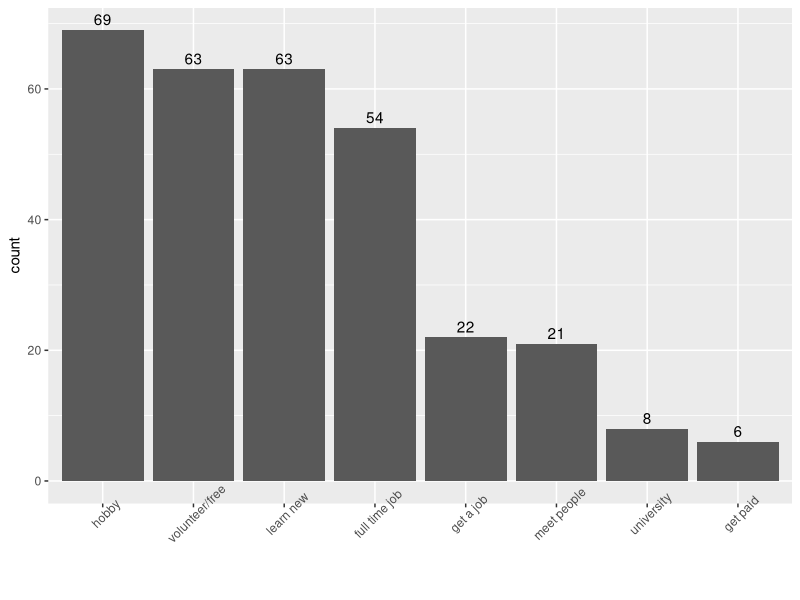

Source code (R):
## ---- chunk 1
# Packages required
if(!require("dplyr")) install.packages("dplyr")
if(!require("knitr")) install.packages("knitr")
if(!require("reshape")) install.packages("reshape")
if(!require("ggplot2")) install.packages("ggplot2")
if(!require("forcats")) install.packages("forcats")
my_packages<-c("dplyr","knitr","reshape","ggplot2","forcats")
lapply(my_packages, library, character.only = TRUE)

percentage_distribution <-function(dat){
return(round(prop.table(table(dat),2)*100,0))
}

setwd("~/Desktop/DA")  # set current working directory

data<-read.csv("responses.csv",header=T,stringsAsFactors=T,na.strings = c(""," ")) # import file with headers and set strings as factors

## Cleaning
# Select a subset of responses deemed relevant and rename it
data<-data[c(1,3:10,15:21,54:59,75:78,80,82,2)]
names(data)<-c("response.id","motivation.full.time.job","motivation.hobby","motivation.volunteer.for.free",
               "motivation.learn.something.new","motivation.school","motivation.help.get.job",
               "motivation.meet.new.people","motivation.get.paid",
               "frequency.contribution",
               "selection.how.software.is.build","selection.project.goal.align",
               "selection.friends.contribute","selection.project.welcoming",
               "selection.easy.to.join","selection.saw.on.social.media",
               "continue.interaction.with.welcoming.contributors","continue.connects.with.people.worldwide",
               "continue.low.stress.levels","continue.exciting.tasks","continue.challenging.tasks",
               "continue.being.paid","important.same.geographic.region","challenging.speak.different.language",
               "helpful.translation.tools","important.same.gender.identity","gender","region","country")
#View(data)
# Remove empty responses
data<-data[!apply(is.na(data[,-c(1,29)]), 1, all),] # Remove empty rows excluding response ID and country information derived from the survey
## ---- chunk 2
data$gender<-ordered(data$gender,levels=c("Man","Woman","Prefer not to disclose",NA))
levels(data$gender)<-c("Man","Woman",NA)

data$region<-factor(sub("[[:lower:]].\t","",data$region)) # removing extraneous text

# Combine regions into broader category - level 1
data$regionl1<-data$region
data$regionl<-data$region
levels(data$regionl)<-c("Oceania","Oceania","Asia","Asia","Europe","Americas","Africa","Americas","Europe",NA,"Asia","Asia","Europe","Africa","Asia","Europe") 
data$regionl<-ordered(data$regionl,levels=c("Europe","Asia","Americas","Africa","Oceania"))

levels(data$regionl1)<-c(NA,NA,"Asia","Asia","Europe","Americas","Africa","Americas","Europe",NA,"Asia","Asia","Europe","Africa","Asia","Europe") # Oceania is also assigned NA since we have insufficient responses from the region
data$regionl1<-ordered(data$regionl1,levels=c("Europe","Asia","Americas","Africa"))
## ---- chunk 3
chisq.test(table(data$gender))
summary(data$gender)
## ---- chunk 4
chisq.test(table(data$regionl))
summary(data$regionl)
## ---- chunk 5
chisq.test(table(data$regionl1))
summary(data$regionl1)
## ---- chunk 6
table(data[,c("regionl1","gender")])
## ---- chunk 7
chisq.test(table(data[,c("regionl1","gender")])) 
## ---- chunk 8
motivation<-data[,c(2:9,27,30)]
motivation<-melt(motivation, id=c("regionl1","gender"),na.rm=T)[,c(1,2,4)]
## ---- chunk 9
dat<-motivation
levels(dat$value)<-c("full time job","hobby","volunteer/free","learn new","university","get a job","meet people","get paid")
ggplot(data=dat, aes(x=fct_infreq(value))) +
geom_bar() + xlab("") +
geom_text(stat='count', aes(label=..count..), vjust=-0.4) +
theme(axis.text.x = element_text(angle = 45))

## ---- chunk 10
percentage_distribution(motivation[,c("value","gender")])
lapply(1:8,function(i){chisq.test(percentage_distribution(motivation[,c("value","gender")])[i,])})
#lapply(1:8,function(i){chisq.test(table(motivation[,c("value","gender")])[i,])}) # for actual values; not representative of the actual distribution
## ---- chunk 11
lapply(1:8,function(i){chisq.test(percentage_distribution(motivation[,c("value","regionl1")])[i,])})
percentage_distribution(motivation[,c("value","regionl1")])
## ---- chunk 12
data[,"frequency.contribution"]<-ordered(data[,"frequency.contribution"],
                                         c("Hourly","Daily","Weekly","Monthly"))
## ---- chunk 13
table(data[,"frequency.contribution"])
chisq.test(table(data[,"frequency.contribution"]))
## ---- chunk 14
chisq.test(table(data[,c("frequency.contribution","gender")]))
percentage_distribution(data[,c("frequency.contribution","gender")])
## ---- chunk 15
chisq.test(table(data[,c("frequency.contribution","regionl1")]))
percentage_distribution(data[,c("frequency.contribution","regionl1")])
## ---- chunk 16
selection<-data[,c(11:16,27,30)]
selection[,1:6]<-lapply(selection[,1:6],function(X) {ordered(X,levels=c("Very important","Important","Neutral","Less important","Not at all important"))})
for(i in 1:6){
  levels(selection[,i])<-c("Important","Important","Neutral","Not important","Not important")
}
## ---- chunk 17
chisq.test(table(selection[,"selection.how.software.is.build"])[c(1,3)])
table(selection[,"selection.how.software.is.build"])

chisq.test(table(selection[,"selection.project.goal.align"])[c(1,3)])
table(selection[,"selection.project.goal.align"])

chisq.test(table(selection[,"selection.friends.contribute"])[c(1,3)])
table(selection[,"selection.friends.contribute"])

chisq.test(table(selection[,"selection.project.welcoming"])[c(1,3)])
table(selection[,"selection.project.welcoming"])

chisq.test(table(selection[,"selection.easy.to.join"])[c(1,3)])
table(selection[,"selection.easy.to.join"])

chisq.test(table(selection[,"selection.saw.on.social.media"])[c(1,3)])
table(selection[,"selection.saw.on.social.media"])
## ---- chunk 18
lapply(1:6,function(X){chisq.test(table(selection[,c(X,7)])[c(1,3),])})
lapply(1:6,function(X){percentage_distribution(selection[,c(X,7)])})
## ---- chunk 19
lapply(1:6,function(X){chisq.test(table(selection[,c(X,8)])[c(1,3),])})
lapply(1:6,function(X){percentage_distribution(selection[,c(X,8)])})
## ---- chunk 20
continue<-data[,c(17:22,27,30)]
continue[,1:6]<-lapply(continue[,1:6],function(X) {ordered(X,levels=c("Very important","Important","Neutral","Less important","Not at all important"))})
for(i in 1:6){
  levels(continue[,i])<-c("Important","Important","Neutral","Not important","Not important")
}
## ---- chunk 21
table(continue[,"continue.interaction.with.welcoming.contributors"])
chisq.test(table(continue[,"continue.interaction.with.welcoming.contributors"])[c(1,3)])

table(continue[,"continue.connects.with.people.worldwide"])
chisq.test(table(continue[,"continue.connects.with.people.worldwide"])[c(1,3)])

table(continue[,"continue.low.stress.levels"])
chisq.test(table(continue[,"continue.low.stress.levels"])[c(1,3)])

table(continue[,"continue.exciting.tasks"])
chisq.test(table(continue[,"continue.exciting.tasks"])[c(1,3)])

table(continue[,"continue.challenging.tasks"])
chisq.test(table(continue[,"continue.exciting.tasks"])[c(1,3)])

table(continue[,"continue.being.paid"])
chisq.test(table(continue[,"continue.being.paid"])[c(1,3)])
## ---- chunk 22
lapply(1:6,function(X){chisq.test(percentage_distribution(continue[,c(X,7)])[c(1,3),])})
lapply(1:6,function(X){percentage_distribution(continue[,c(X,7)])})

## ---- chunk 23
lapply(1:6,function(X){chisq.test(percentage_distribution(continue[,c(X,8)])[c(1,3),])})
lapply(1:6,function(X){percentage_distribution(continue[,c(X,8)])})
## ---- chunk 24
data[,"important.same.geographic.region"]<-ordered(data[,"important.same.geographic.region"],c("Very Important","Important","Neutral","Less important","Not at all important"))
levels(data[,"important.same.geographic.region"])<-c("Important","Important","Neutral","Not important","Not important")
## ---- chunk 25
round(prop.table(table(data[,"important.same.geographic.region"]))*100,0)
chisq.test(round(prop.table(table(data[,"important.same.geographic.region"]))*100,0)[c(1,3)])
## ---- chunk 26
chisq.test(percentage_distribution(data[,c("important.same.geographic.region","gender")])[c(1,3),])
percentage_distribution(data[,c("important.same.geographic.region","gender")])

## ---- chunk 27
chisq.test(percentage_distribution(data[,c("important.same.geographic.region","regionl1")])[c(1,3),])
percentage_distribution(data[,c("important.same.geographic.region","regionl1")])
## ---- chunk 28
data[,"challenging.speak.different.language"]<-ordered(data[,"challenging.speak.different.language"],c("Very challenging","Challenging","Neutral","Less challenging","Not at all challenging"))
levels(data[,"challenging.speak.different.language"])<-c("Challenging","Challenging","Neutral","Not challenging","Not challenging")
## ---- chunk 29
chisq.test(round(prop.table(table(data[,"challenging.speak.different.language"]))*100,0)[c(1,3)])
round(prop.table(table(data[,"challenging.speak.different.language"]))*100,0)
## ---- chunk 30
chisq.test(percentage_distribution(data[,c("challenging.speak.different.language","gender")])[c(1,3),])
percentage_distribution(data[,c("challenging.speak.different.language","gender")])
## ---- chunk 31
chisq.test(percentage_distribution(data[,c("challenging.speak.different.language","regionl1")])[c(1,3),])
percentage_distribution(data[,c("challenging.speak.different.language","regionl1")])
## ---- chunk 32
data[,"helpful.translation.tools"]<-ordered(data[,"helpful.translation.tools"],c("Very helpful","Helpful","Neutral","Less helpful","Not at all helpful"))
levels(data[,"helpful.translation.tools"])<-c("Helpful","Helpful","Neutral","Not helpful","Not helpful")
## ---- chunk 33
chisq.test(round(prop.table(table(data[,"helpful.translation.tools"]))*100,0))
round(prop.table(table(data[,"helpful.translation.tools"]))*100,0)
## ---- chunk 34
chisq.test(percentage_distribution(data[,c("helpful.translation.tools","gender")])[c(1,3),])
percentage_distribution(data[,c("helpful.translation.tools","gender")])
## ---- chunk 35
chisq.test(percentage_distribution(data[,c("helpful.translation.tools","regionl1")])[c(1,3),])
percentage_distribution(data[,c("helpful.translation.tools","regionl1")])
## ---- chunk 36
data[,c("important.same.gender.identity")]<-ordered(data[,c("important.same.gender.identity")],c("Important","Neutral","Less important","Not at all important"))
levels(data[,c("important.same.gender.identity")])<- c("Important","Neutral","Not important","Not important")
## ---- chunk 37
chisq.test(table(data[,c("important.same.gender.identity")])[c(1,3)])
table(data[,c("important.same.gender.identity")])
## ---- chunk 38
chisq.test(percentage_distribution(data[,c("important.same.gender.identity","gender")])[c(1,3),])
percentage_distribution(data[,c("important.same.gender.identity","gender")])
## ---- chunk 39
chisq.test(percentage_distribution(data[,c("important.same.gender.identity","regionl1")])[c(1,3),])
percentage_distribution(data[,c("important.same.gender.identity","regionl1")])
